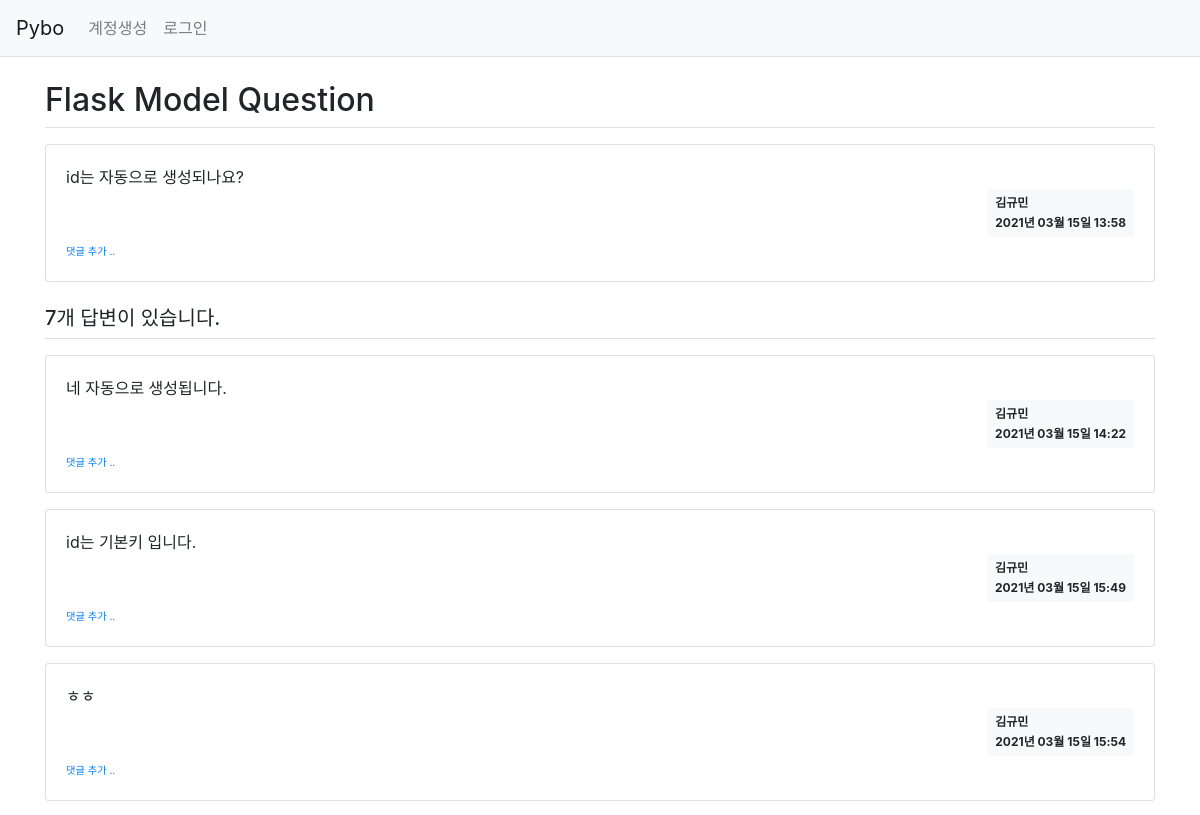
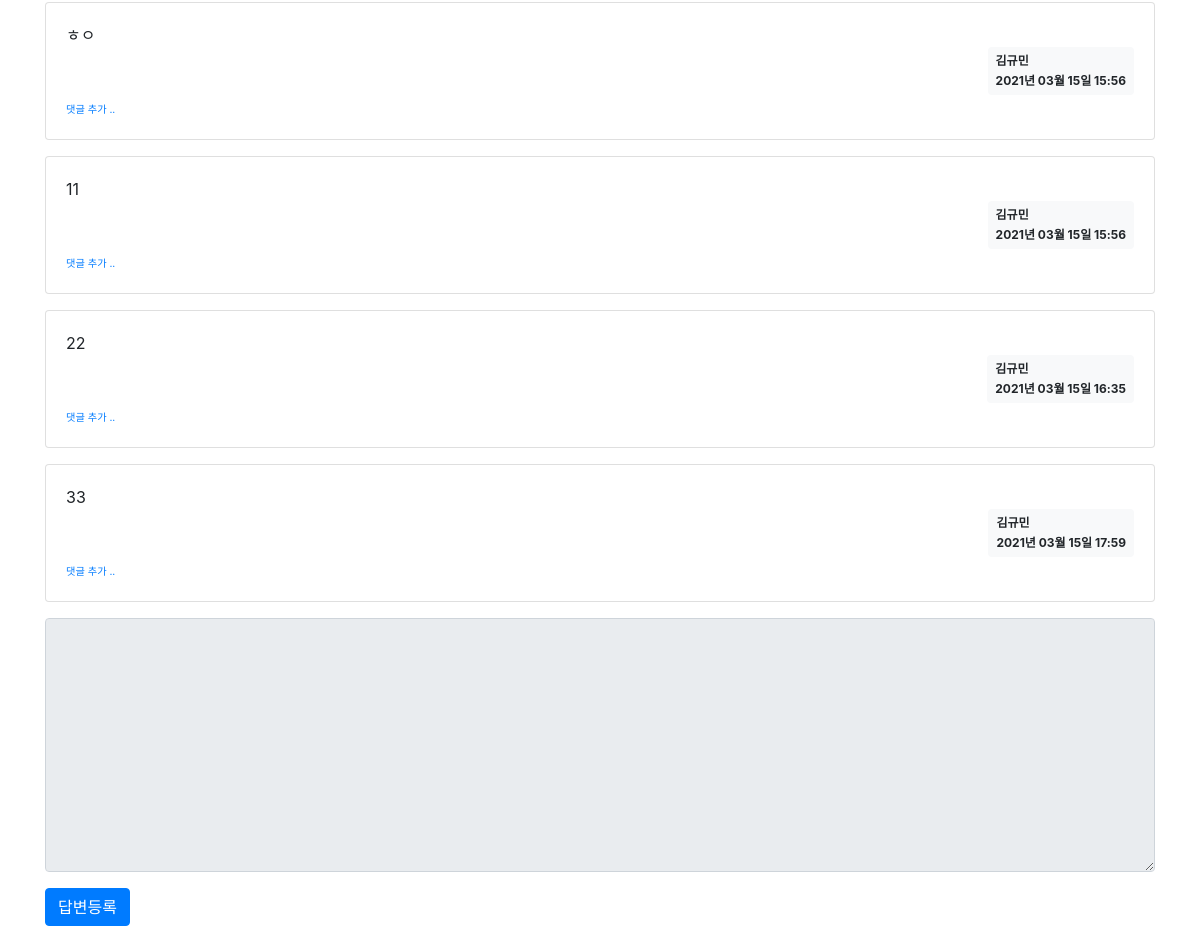
Screenshot of /question/detail/2/ with the database file from the repository (2 pictures, top to bottom).
### pybo/models.py (models this page shows)
class Question(db.Model):
    id = db.Column(db.Integer, primary_key=True)
    subject = db.Column(db.String(200), nullable=False)
    content = db.Column(db.Text(), nullable=False)
    create_date = db.Column(db.DateTime(), nullable=False)
    user_id = db.Column(db.Integer, db.ForeignKey('user.id', ondelete='CASCADE'), nullable=False)
    user = db.relationship('User', backref=db.backref('question_set'))
    modify_date = db.Column(db.DateTime(), nullable=True)

class User(db.Model):
    id = db.Column(db.Integer, primary_key=True)
    username = db.Column(db.String(150), unique=True, nullable=False)
    password = db.Column(db.String(200), nullable=False)
    email = db.Column(db.String(120), unique=True, nullable=False)

class Answer(db.Model):
    id = db.Column(db.Integer, primary_key=True)
    question_id = db.Column(db.Integer, db.ForeignKey('question.id', ondelete='CASCADE'))
    question = db.relationship('Question', backref=db.backref('answer_set'))
    content = db.Column(db.Text(), nullable=False)
    create_date = db.Column(db.DateTime(), nullable=False)
    user_id = db.Column(db.Integer, db.ForeignKey('user.id', ondelete='CASCADE'), nullable=False)
    user = db.relationship('User', backref=db.backref('answer_set'))
    modify_date = db.Column(db.DateTime(), nullable=True)

### pybo/views/question_views.py (the view)
@bp.route('/detail/<int:question_id>/')
def detail(question_id):
    form = AnswerForm()
    question = Question.query.get_or_404(question_id)
    return render_template('question/question_detail.html', question=question, form=form)

### pybo/forms.py
class AnswerForm(FlaskForm):
    content = TextAreaField('내용', validators=[DataRequired('내용은 필수입력 항목입니다.')])

### pybo/filter.py (called while the page is built)
def format_datetime(value, fmt='%Y년 %m월 %d일 %H:%M'):
    return value.strftime(fmt)

### pybo/views/auth_views.py (called while the page is built)
@bp.before_app_request
def load_logged_in_user():
    user_id = session.get('user_id')
    if user_id is None:
        g.user = None
    else:
        g.user = User.query.get(user_id)

### pybo/templates/question/question_detail.html (shortened to what this page needs)
{% extends 'base.html' %}
{% block content %}
<div class="container my-3">
    <h2 class="border-bottom py-2">{{ question.subject }}</h2>
    <div class="card my-3">
        <div class="card-body">
            <div class="card-text" style="white-space:pre-line;">{{ question.content }}</div>
            <div class="d-flex justify-content-end">
                <div class="badge badge-light p-2 text-left">
                    <div class="mb-2">{{ question.user.username }}</div>
                    <div>{{ question.create_date|datetime }}</div>
                </div>
            </div>
            <div>
                <a href="{{ url_for('comment.create_question', question_id=question.id) }}" class="small"><small>댓글 추가 ..</small></a>
            </div>
        </div>
    </div>
    <h5 class="border-bottom my-3 py-2">{{ question.answer_set|length }}개 답변이 있습니다.</h5>
    {% for answer in question.answer_set %}
    <div class="card my-3">
        <div class="card-body">
            <div class="card-text" style="white-space: pre-line;">{{ answer.content }}</div>
            <div class="d-flex justify-content-end">
                <div class="badge badge-light p-2 text-left">
                    <div class="mb-2">{{ answer.user.username }}</div>
                    <div>{{ answer.create_date|datetime }}</div>
                </div>
            </div>
            <div>
                <a href="{{ url_for('comment.create_answer', answer_id=answer.id) }}" class="small"><small>댓글 추가 ..</small></a>
            </div>
        </div>
    </div>
    {% endfor %}
    <form action="{{ url_for('answer.create', question_id=question.id) }}" method="post" class="my-3">
        <div class="form-group">
            <textarea {% if not g.user %}disabled{% endif %}
                      name="content" id="content" class="form-control" rows="10"></textarea>
        </div>
        <input type="submit" value="답변등록" class="btn btn-primary">
    </form>
</div>
{% endblock %}

### rows the page displays
Question: subject "Flask Model Question", content "id는 자동으로 생성되나요?", create_date "2021년 03월 15일 13:58"
User: user.username "김규민"
Answer: content "네 자동으로 생성됩니다.", user.username "김규민", create_date "2021년 03월 15일 14:22"
Answer: content "id는 기본키 입니다.", user.username "김규민", create_date "2021년 03월 15일 15:49"
Answer: content "ㅎㅎ", user.username "김규민", create_date "2021년 03월 15일 15:54"
Answer: content "ㅎㅇ", user.username "김규민", create_date "2021년 03월 15일 15:56"
Answer: content "11", user.username "김규민", create_date "2021년 03월 15일 15:56"
Answer: content "22", user.username "김규민", create_date "2021년 03월 15일 16:35"
Answer: content "33", user.username "김규민", create_date "2021년 03월 15일 17:59"

### other values shown
{{ question.answer_set|length }} "7"
